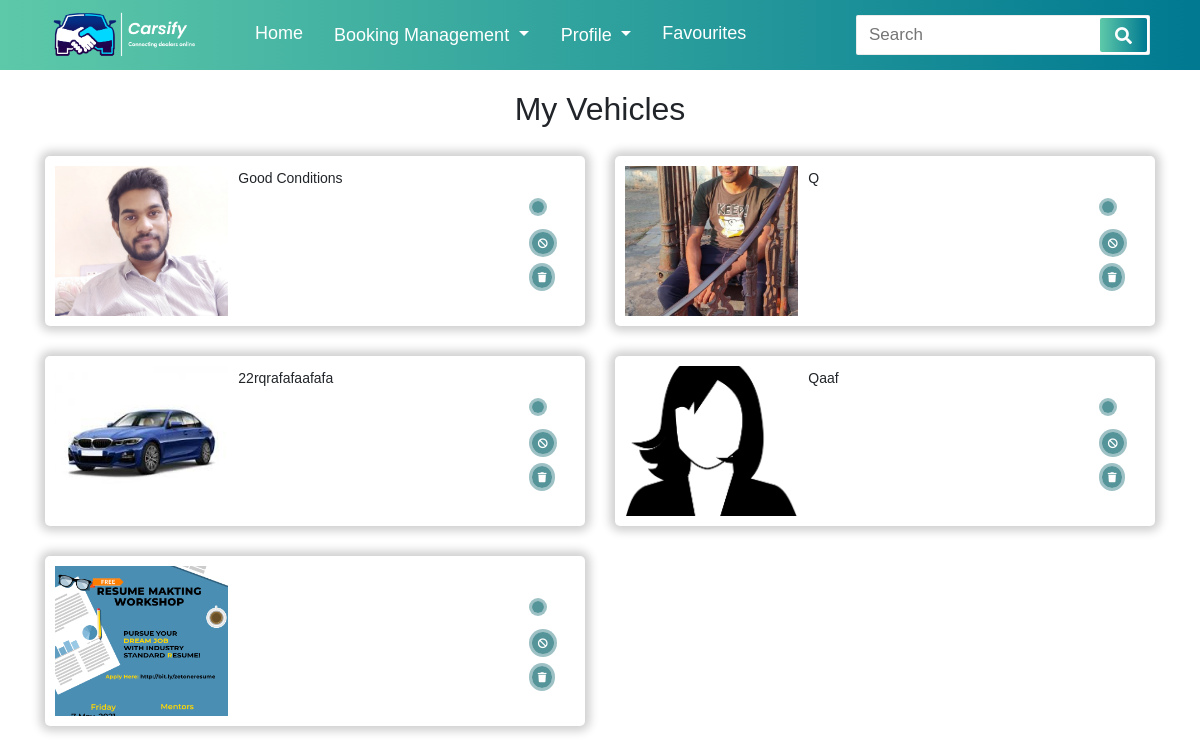
The app's page /myvehicle/ (signed in), older data.
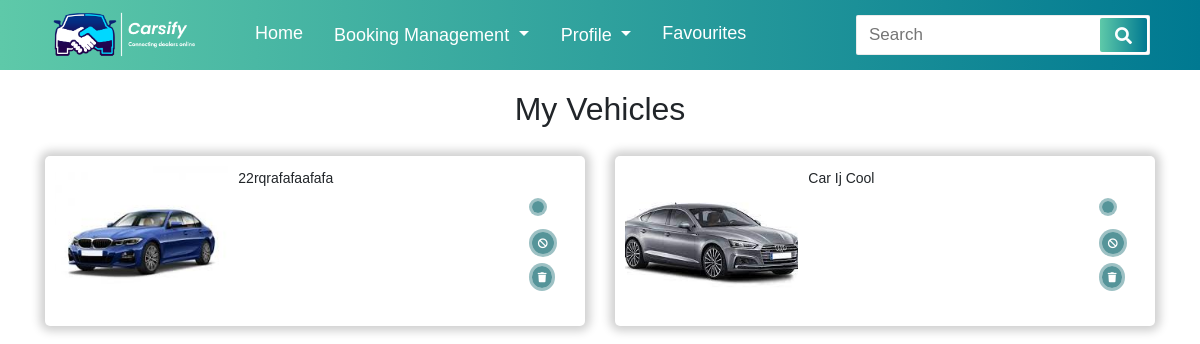
The same page, newer data.
### CarsifyApp/models.py (models this page shows, shortened)
class Individual_Car_Details(models.Model):
    user = models.ForeignKey(User,on_delete=models.CASCADE,null=True)
    Company = models.ForeignKey(Car_Company,on_delete=models.CASCADE,null=True)
    Model = models.ForeignKey(Car_Model,on_delete=models.CASCADE,null=True)
    Registration_State = models.ForeignKey(India_States, on_delete=models.CASCADE, null=True)
    City = models.TextField(null=True)
    Fuel_Type = models.ForeignKey(Car_Fuel, on_delete=models.CASCADE, null=True)
    Transmission = models.ForeignKey(Transmission_Type, on_delete=models.CASCADE, null=True)
    Owners = models.ForeignKey(Number_of_Owners,on_delete=models.CASCADE,null=True)
    Body_Type = models.ForeignKey(Car_Body_Type,on_delete=models.CASCADE,null=True)
    Car_Status = models.BooleanField(default=False)
    Date_of_Manufacturing = models.DateField(null=True)
    Card_Registration_Number = models.TextField(null=True)
    Car_Varient = models.TextField(null=True)
    KM = models.IntegerField(null=True)
    Showimage = models.ImageField(null=False, blank=False)
    Color = models.TextField(null=True)
    Price = models.IntegerField(null=True)
    Insurance = models.TextField(null=True)
    Insurance_Type = models.TextField(null=True)
    Discription = models.TextField(null=True)

### CarsifyApp/views.py (the view)
# urls.py: path('myvehicle/', MYvehicle, name='MYvehicle'),
@login_required(login_url='CarsifyApp:LoginSignup')
def MYvehicle(request):
    data = Individual_Car_Details.objects.filter(user=request.user)
    dic = {'m_Car': data}
    return render(request, 'myvehicle.html', dic)

### CarsifyApp/templates/myvehicle.html (shortened to what this page needs)
{% load static %}
<!DOCTYPE html>
<html lang="en">
<head>
    <link rel="stylesheet" href="{% static 'assets/stylesheets/myvehicle.css' %}">
    <link rel="stylesheet" href="{% static 'assets/stylesheets/navigation.css' %}">
    <link rel="stylesheet" href="https://stackpath.bootstrapcdn.com/bootstrap/4.3.1/css/bootstrap.min.css">
    <link rel="stylesheet" href="https://pro.fontawesome.com/releases/v5.10.0/css/all.css"/>
</head>
<body>
      <nav>
        <div class="logoo">
          <img src="{% static 'assets/images/logo7.png' %}"/>
        </div>
        <div class="navitems">
            <li><a href="{% url 'CarsifyApp:Dashboard' %}">Home</a></li>
            <li><a href="#">
                <div class="dropdown show">
                    <a class="btn dropdown-toggle dropdown-navi" href="#" role="button" id="dropdownMenuLink" data-toggle="dropdown" aria-haspopup="true" aria-expanded="false">
                      Booking Management
                    </a>
                  </div>
            </a></li>
            <li><a href="#"><div class="dropdown show">
              <a class="btn dropdown-toggle dropdown-navi" href="profile.html" role="button" id="dropdownMenuLink" data-toggle="dropdown" aria-haspopup="true" aria-expanded="false">
               Profile
              </a>
            </div></a></li>
            <li><a href="{% url 'CarsifyApp:Favourites' %}">Favourites</a></li>
        </div>
        <form action="#">
                <input type="search" class="search-data" placeholder="Search" required>
                <button type="submit" class="fas fa-search"></button>
        </form>
    </nav>
        <h2 class="mainhead">My Vehicles</h2>
        <div class="container">
          <div class="row">
            {% for i in m_Car %}
            <div class="col-lg-6">
              <div class="row mycard">
                <div class="col-4">
                  <div class="img">
                    <img src="{{ i.Showimage.url }}">
                  </div>
                </div>
                <div class="col-6 mycontent">
                    {{ i.Discription }}
                </div>
                <div class="col-2">
                  <div class="myicons">
                  <ul>
                    <li><a href="{% url 'CarsifyApp:Edit_Vehicle_Details' i.id %}"><i title="edit" class="fa fa-pencil"></i></a></li>
                    <li><a href="{% url 'CarsifyApp:Disable_My_Vehicle' i.id %}"><i title="disable" class="fa fa-ban"></i></a></li>
                    <li><a href="{% url 'CarsifyApp:Delete_My_Car' i.id %}"><i title="delte" class="fa fa-trash"></i></a></li>
                  </ul>
                </div>
                </div>
              </div>
            </div>
            {% endfor %}
          </div>
        </div>
      </body>
</html>

Row changes from the older to the newer data that the page shows:
removed Individual_Car_Details: Showimage (picture), Discription "Good Conditions"
removed Individual_Car_Details: Showimage (picture), Discription "Q"
removed Individual_Car_Details: Showimage (picture), Discription "Qaaf"
removed Individual_Car_Details: Showimage (picture)
added Individual_Car_Details: Showimage (picture), Discription "Car Ij Cool"
